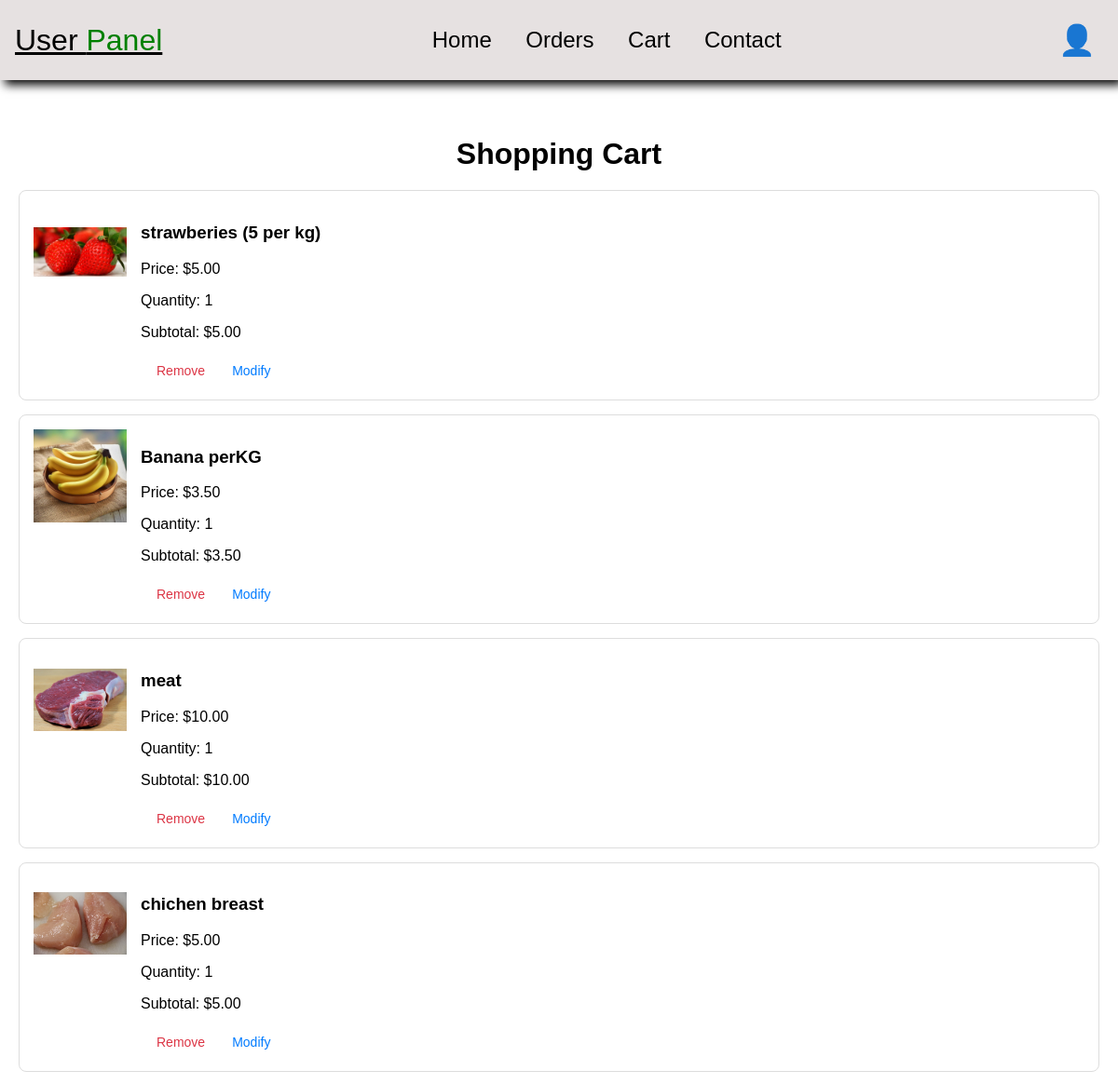
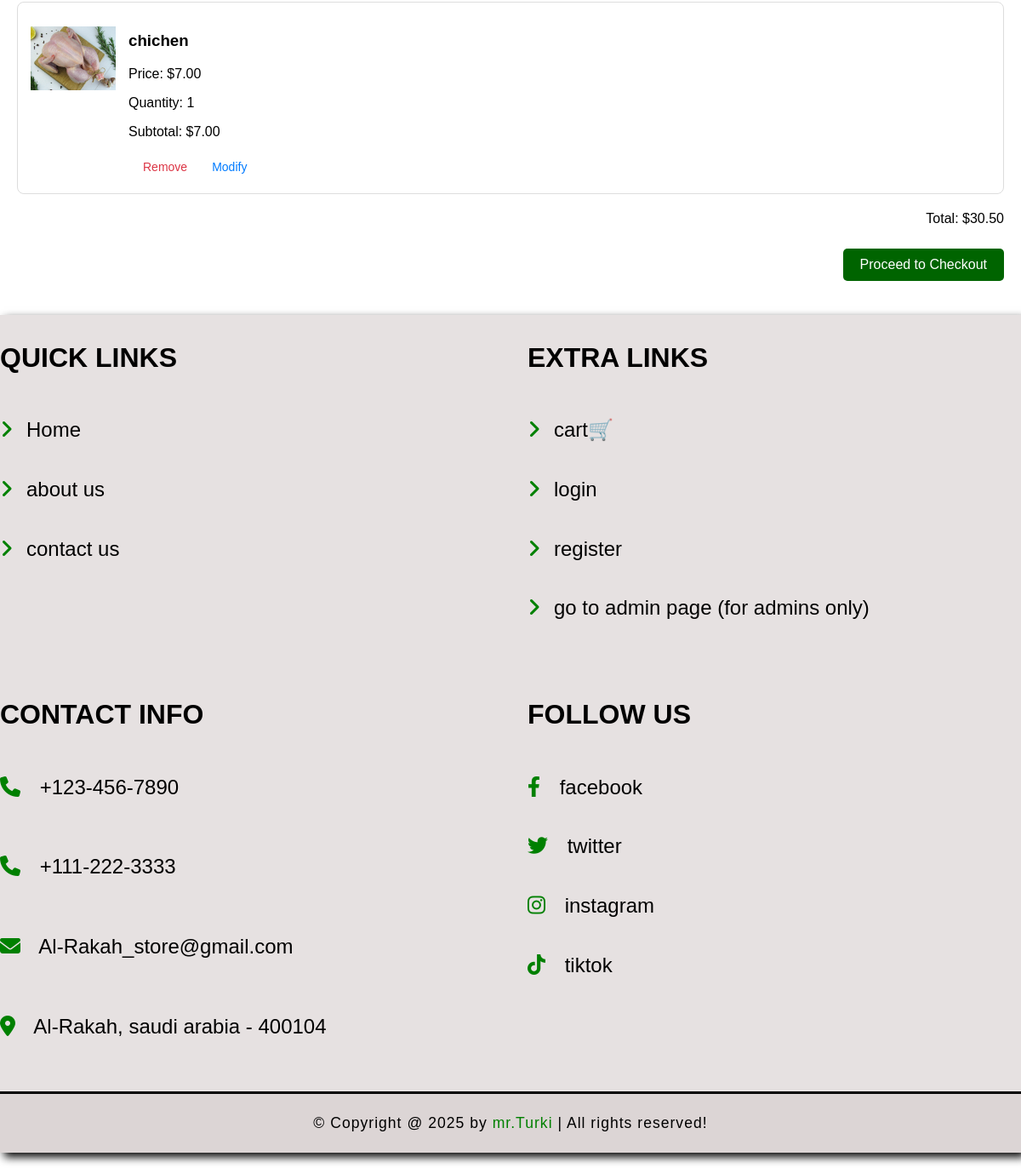
The app's page /GroceryStore/php/ShoppingCart.php (signed in) with its own data (2 pictures, top to bottom).
### tables this page shows
CREATE TABLE `cart_items` (
  `id` int(11) NOT NULL AUTO_INCREMENT,
  `user_id` int(11) DEFAULT NULL,
  `product_id` int(11) DEFAULT NULL,
  `quantity` int(11) DEFAULT NULL,
  `added_at` timestamp NOT NULL DEFAULT current_timestamp(),
  PRIMARY KEY (`id`),
  KEY `user_id` (`user_id`),
  KEY `product_id` (`product_id`),
  CONSTRAINT `cart_items_ibfk_1` FOREIGN KEY (`user_id`) REFERENCES `users` (`id`),
  CONSTRAINT `cart_items_ibfk_2` FOREIGN KEY (`product_id`) REFERENCES `products` (`id`)
);

CREATE TABLE `products` (
  `id` int(11) NOT NULL AUTO_INCREMENT,
  `name` varchar(100) NOT NULL,
  `category` varchar(100) NOT NULL,
  `details` text DEFAULT NULL,
  `price` decimal(10,2) NOT NULL,
  `quantity` decimal(10,2) NOT NULL,
  `image` varchar(255) NOT NULL,
  `created_at` timestamp NOT NULL DEFAULT current_timestamp(),
  PRIMARY KEY (`id`),
  KEY `CategoryID` (`category`)
);

### GroceryStore/php/ShoppingCart.php (the view, shortened to what this page needs)
<?php
require_once 'config.php';
$user_id = isset($_SESSION['user_id']) ? $_SESSION['user_id'] : null;
$cart_items = [];
$total_price = 0;
try {
    $stmt = $conn->prepare("
        SELECT p.*, ci.quantity
        FROM cart_items ci
        JOIN products p ON ci.product_id = p.id
        WHERE ci.user_id = ?
    ");
    $stmt->execute([$user_id]);
    $cart_data = $stmt->fetchAll(PDO::FETCH_ASSOC);
    foreach ($cart_data as $item) {
        $total_price += $item['price'] * $item['quantity'];
        $cart_items[] = [
            'product' => $item,
            'quantity' => $item['quantity'],
        ];
    }
} catch (PDOException $e) {
    $_SESSION['message'] = "Database error: " . $e->getMessage();
    $_SESSION['message_type'] = "error";
}
?>
<!DOCTYPE html>
<html lang="en">
<head>
    <link rel="stylesheet" href="/web project/GroceryStore/css/stylesheet.css">
</head>
<body>
    <?php include 'user_header.php'; ?>
    <div class="user_cart_container">
        <h1 class="user_cart_title">Shopping Cart</h1>
        <?php if (empty($cart_items)): ?>
            <p class="user_cart_empty">Your cart is empty.</p>
        <?php else: ?>
            <div class="user_cart_items">
                <?php foreach ($cart_items as $item): ?>
                    <div class="user_cart_item">
                        <img src="<?= htmlspecialchars($item['product']['image']) ?>" alt="<?= htmlspecialchars($item['product']['name']) ?>" class="user_cart_item_image">
                        <div class="user_cart_item_info">
                            <h3><?= htmlspecialchars($item['product']['name']) ?></h3>
                            <p>Price: $<?= number_format($item['product']['price'], 2) ?></p>
                            <p>Quantity: <?= $item['quantity'] ?></p>
                            <p>Subtotal: $<?= number_format($item['product']['price'] * $item['quantity'], 2) ?></p>
                            <div class="user_cart_actions">
                                <a href="ShoppingCart.php?remove=<?= $item['product']['id'] ?>" class="user_cart_remove">Remove</a> <a href="modify_cart.php?id=<?= $item['product']['id'] ?>" class="user_cart_modify">Modify</a>
                            </div>
                        </div>
                    </div>
                <?php endforeach; ?>
            </div>
            <div class="user_cart_total">
                <p>Total: $<?= number_format($total_price, 2) ?></p>
                <a href="checkout.php" class="user_cart_checkout">Proceed to Checkout</a>
            </div>
        <?php endif; ?>
    </div>
    <?php include 'footer.php'; ?>
</body>
</html>

### GroceryStore/css/StyleSheet.css (style rules this page uses)
body { font-family: Arial, sans-serif; margin: 0; padding: 0; background-color: white; }
.user_cart_container { padding: 20px; max-width: 1200px; margin: 20px auto; }
.user_cart_title { text-align: center; margin-bottom: 20px; }
.user_cart_items { display: flex; flex-direction: column; gap: 15px; }
.user_cart_item { display: flex; border: 1px solid #ddd; padding: 15px; border-radius: 8px; background-color: white; }
.user_cart_item_image { width: 100px; height: 100px; object-fit: contain; margin-right: 15px; }
.user_cart_item_info { flex: 1; }
.user_cart_modify { background-color: transparent; color: #007bff; border: none; padding: 8px 12px; text-align: center; text-decoration: none; display: inline-block; font-size: 14px; cursor: pointer; border-radius: 5px; margin-left: 5px; }
.user_cart_remove { background-color: transparent; color: #dc3545; border: none; padding: 8px 12px; text-align: center; text-decoration: none; display: inline-block; font-size: 14px; cursor: pointer; border-radius: 5px; margin-left: 5px; }
.user_cart_actions { display: flex; align-items: center; }
.user_cart_total { margin-top: 20px; text-align: right; }
.user_cart_checkout { display: inline-block; padding: 10px 20px; background-color: darkgreen; color: white; text-decoration: none; border-radius: 5px; margin-top: 10px; }

### records on screen
cart_items: product.image (picture), product.name "strawberies (5 per kg)", product.price "5.00", quantity "1", $item['product']['price']*$item['quantity'] "5.00"
cart_items: product.image (picture), product.name "Banana perKG", product.price "3.50", quantity "1", $item['product']['price']*$item['quantity'] "3.50"
cart_items: product.name (picture), product.name "meat", product.price "10.00", quantity "1", $item['product']['price']*$item['quantity'] "10.00"
cart_items: product.image (picture), product.name "chichen breast", product.price "5.00", quantity "1", $item['product']['price']*$item['quantity'] "5.00"
cart_items: product.image (picture), product.name "chichen", product.price "7.00", quantity "1", $item['product']['price']*$item['quantity'] "7.00"

### other values on screen
$total_price "30.50"
